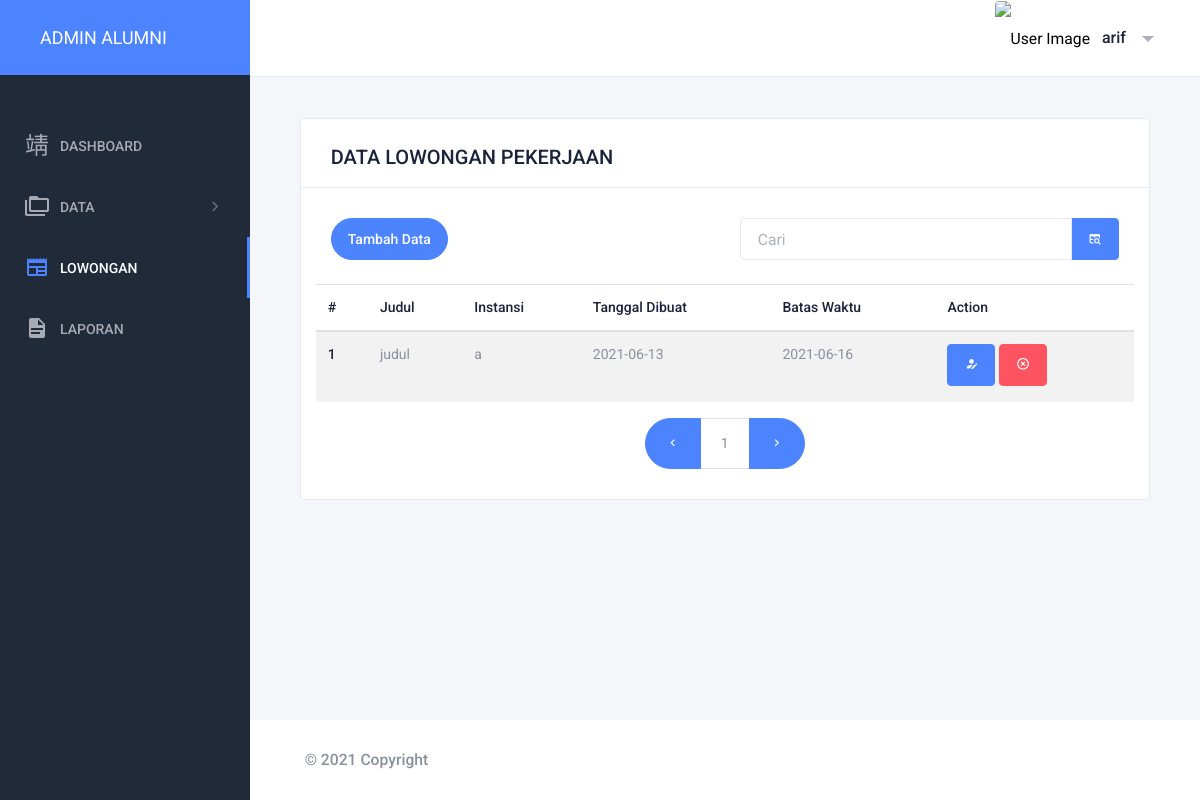
Screenshot of /admin/index.php?halaman=list_loker (signed in) with the database file from the repository.
### tables this page shows
CREATE TABLE `tbl_loker` (
  `id_loker` varchar(12) NOT NULL,
  `judul` varchar(50) NOT NULL,
  `tgl_dibuat` date NOT NULL,
  `tgl_bataswaktu` date NOT NULL,
  `instansi` varchar(40) NOT NULL,
  `isi` text NOT NULL,
  `link_web` varchar(50) NOT NULL,
  `gambar` varchar(50) NOT NULL
);

### admin/loker/list_loker.php (the view, shortened to what this page needs)
<div class="card card-default">
  <div class="card-header card-header-border-bottom">
    <h2>DATA LOWONGAN PEKERJAAN</h2>
  </div>
  <div class="card-body">
  <form method="post" action="index.php?halaman=list_loker">
    <div class="row">
      <div class="col-6">
      <button type="button" class="mb-4 btn btn-primary btn-pill" data-toggle="modal" data-target="#tambahloker">
        Tambah Data
      </button>
      </div>
      <div class="col-6">
      <div class="input-group">
        <input type="text" name="kata_cari" class="form-control" placeholder="Cari" aria-label="search">
        <div class="input-group-append">
          <button type="submit" class="input-group-text bg-primary"><i class="mdi mdi-table-search"></i></button>
        </div>
      </div>
      </div>
      <table class="table table-striped">
          <thead>
            <tr>
              <th scope="col">#</th>
              <th scope="col">Judul</th>
              <th scope="col">Instansi</th>
              <th scope="col">Tanggal Dibuat</th>
              <th scope="col">Batas Waktu</th>
              <th scope="col">Action</th>
            </tr>
          </thead>
          <tbody>
          <?php
          include '../config/database.php';
          $batas = 5;
          $halaman = isset($_GET['page'])?(int)$_GET['page'] : 1;
          $halaman_awal = ($halaman>1) ? ($halaman * $batas) - $batas : 0;
          $previous = $halaman - 1;
          $next = $halaman + 1;
          $data = mysqli_query($kon,"SELECT * FROM tbl_loker");
          $jumlah_data = mysqli_num_rows($data);
          $total_halaman = ceil($jumlah_data / $batas);
          $nobaru = $halaman_awal+1;
          if(isset($_POST['kata_cari'])) {
            $kata_cari = $_POST['kata_cari'];
            $query = "SELECT * FROM tbl_loker WHERE id_loker like '%".$kata_cari."%' OR judul like '%".$kata_cari."%' OR instansi like '%".$kata_cari."%' OR tgl_dibuat like '%".$kata_cari."%' OR tgl_bataswaktu like '%".$kata_cari."%' ORDER BY id_loker ASC";
            } else {
              $query = "SELECT * FROM tbl_loker limit $halaman_awal, $batas";
            }
            $result = mysqli_query($kon, $query);
            while ($row = mysqli_fetch_array($result)) {
          ?>
            <tr>
            <td><?php echo $nobaru++; ?></td>
            <td><?php echo $row['judul']; ?></td>
            <td><?php echo $row['instansi']; ?></td>
            <td><?php echo $row['tgl_dibuat']; ?></td>
            <td><?php echo $row['tgl_bataswaktu']; ?></td>
            <td><button type="button" class="mb-1 btn btn-primary" data-toggle="modal" data-target="#ubahaloker<?php echo $row['id_loker']; ?>"><i class=" mdi mdi-account-edit"></i></button>
              <button type="button" class="mb-1 btn btn-danger"  data-toggle="modal" data-target="#deleteloker<?php echo $row['id_loker']; ?>"><i class=" mdi mdi-close-circle-outline"></i></button></td>
            </tr>
                    </form>
                    </div>
                  </div>
                </div>
            <?php }?>
      </div>
      <nav aria-label="Page navigation example">
        <ul class="pagination border-rounded justify-content-center">
          <li class="page-item active">
            <a class="page-link" <?php if($halaman > 1){ echo "href='?halaman=list_loker&page=$previous'"; } ?> aria-label="Previous">
              <span aria-hidden="true" class="mdi mdi-chevron-left"></span>
            </a>
          </li>
          <?php
          for($x=1;$x<=$total_halaman;$x++){
					?>
          <li class="page-item">
            <a class="page-link" href="?halaman=list_loker&page=<?php echo $x ?>"><?php echo $x; ?></a>
          </li>
          <?php
				}
				?>
          <li class="page-item active">
            <a class="page-link" <?php if($halaman < $total_halaman) { echo "href='?halaman=list_loker&page=$next'"; } ?> aria-label="Next">
              <span aria-hidden="true" class="mdi mdi-chevron-right"></span>
            </a>
          </li>
        </ul>
      </nav>
  </div>
</div>

### admin/index.php (style rules this page uses)
body { background-image: url(assets/img/cool-background.svg); background-repeat: no-repeat; background-size: 100% 100%; }

### rows the page displays
tbl_loker: judul "judul", instansi "a", tgl_dibuat "2021-06-13", tgl_bataswaktu "2021-06-16"

### other values shown
$nama "arif"
